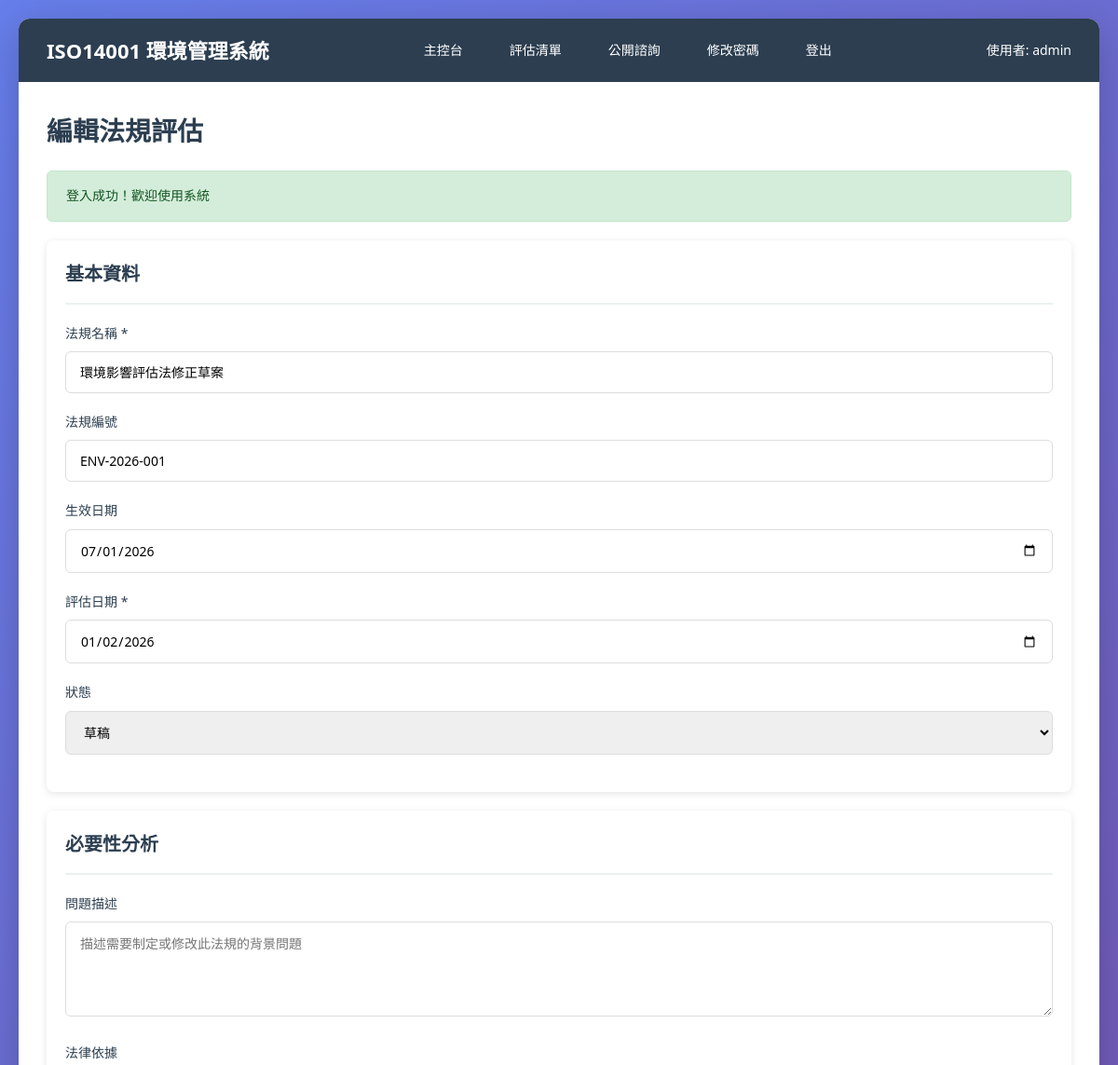
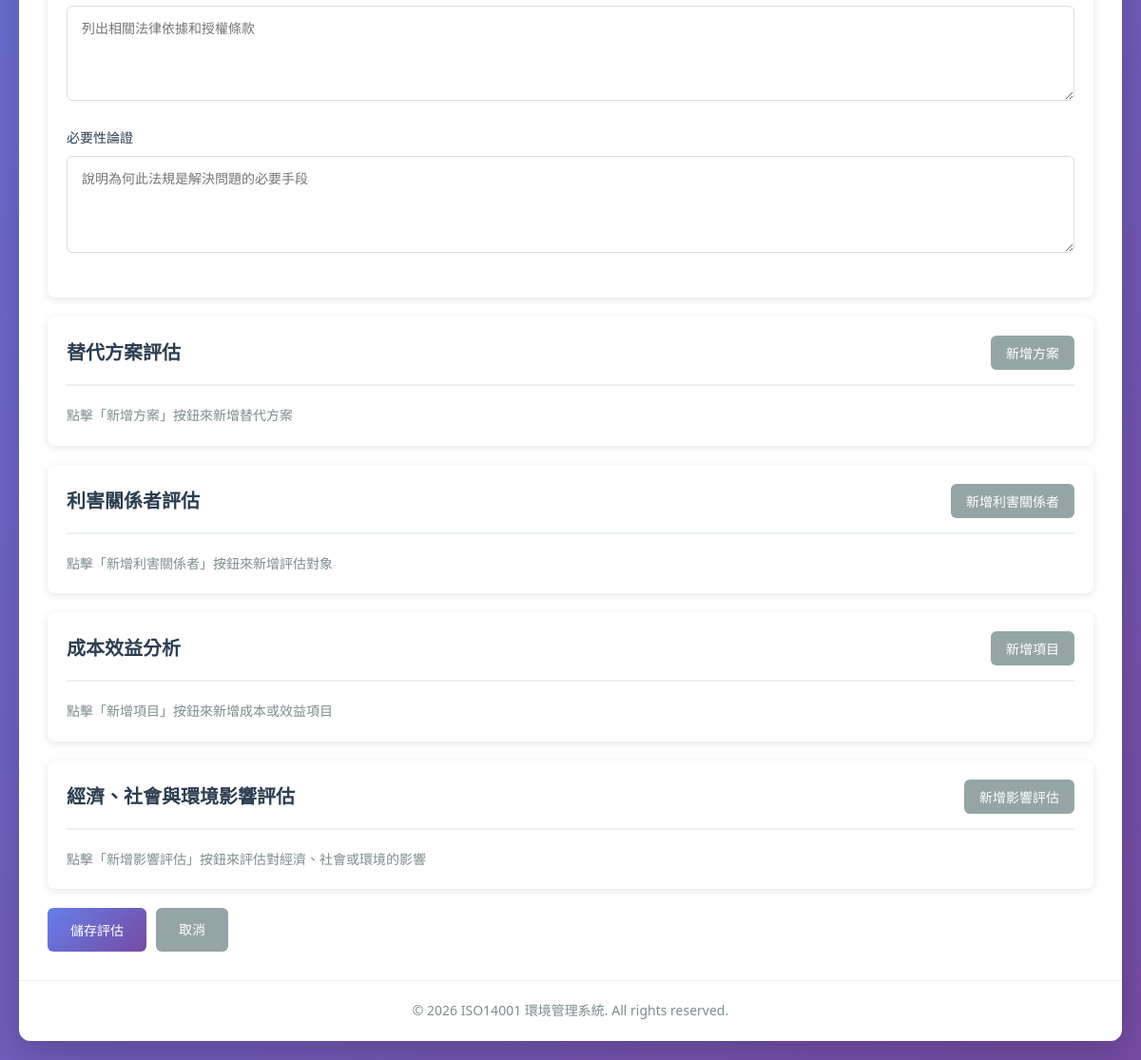
The app's page /assessment_form.php?id=1 (signed in) with its own data (2 pictures, top to bottom).
### tables this page shows
CREATE TABLE regulation_assessments (
    id INT PRIMARY KEY AUTO_INCREMENT,
    regulation_name VARCHAR(200) NOT NULL,
    regulation_number VARCHAR(100),
    effective_date DATE,
    assessment_date DATE NOT NULL,
    status ENUM('draft', 'in_review', 'completed') DEFAULT 'draft',
    created_by INT,
    created_at TIMESTAMP DEFAULT CURRENT_TIMESTAMP,
    updated_at TIMESTAMP DEFAULT CURRENT_TIMESTAMP ON UPDATE CURRENT_TIMESTAMP,
    FOREIGN KEY (created_by) REFERENCES users(id) ON DELETE SET NULL,
    INDEX idx_status (status),
    INDEX idx_created_by (created_by),
    INDEX idx_created_at (created_at)
);

### assessment_form.php (the view, shortened to what this page needs)
<?php
require_once 'config.php';
$edit_mode = false;
$assessment = null;
if (isset($_GET['id']) && is_numeric($_GET['id'])) {
    $edit_mode = true;
    $assessment_id = (int)$_GET['id'];
    $stmt = $conn->prepare("SELECT * FROM regulation_assessments WHERE id = ?");
    $stmt->bind_param("i", $assessment_id);
    $stmt->execute();
    $result = $stmt->get_result();
    $assessment = $result->fetch_assoc();
}
?>
<!DOCTYPE html>
<html lang="zh-TW">
<head>
    <link rel="stylesheet" href="style.css">
</head>
<body>
    <div class="container">
        <nav class="navbar">
            <h1><?php echo SITE_NAME; ?></h1>
            <div class="nav-links">
                <a href="index.php">主控台</a>
                <a href="assessment_list.php">評估清單</a>
                <a href="consultation.php">公開諮詢</a>
                <a href="change_password.php">修改密碼</a>
                <a href="logout.php">登出</a>
            </div>
            <div class="user-info">
                <span>使用者: <?php echo htmlspecialchars($_SESSION['username']); ?></span>
            </div>
        </nav>
        <div class="content">
            <h2><?php echo $edit_mode ? '編輯' : '新增'; ?>法規評估</h2>
            <?php echo display_messages(); ?>
            <form method="POST" action="">
                <div class="card">
                    <div class="card-header">
                        <h3>基本資料</h3>
                    </div>
                    <div class="card-body">
                        <div class="form-group">
                            <label>法規名稱 *</label>
                            <input type="text" name="regulation_name" required value="<?php echo htmlspecialchars($assessment['regulation_name'] ?? ''); ?>">
                        </div>
                        <div class="form-group">
                            <label>法規編號</label>
                            <input type="text" name="regulation_number" value="<?php echo htmlspecialchars($assessment['regulation_number'] ?? ''); ?>">
                        </div>
                        <div class="form-group">
                            <label>生效日期</label>
                            <input type="date" name="effective_date" value="<?php echo $assessment['effective_date'] ?? ''; ?>">
                        </div>
                        <div class="form-group">
                            <label>評估日期 *</label>
                            <input type="date" name="assessment_date" required value="<?php echo $assessment['assessment_date'] ?? date('Y-m-d'); ?>">
                        </div>
                        <div class="form-group">
                            <label>狀態</label>
                            <select name="status">
                                <option value="draft" <?php echo ($assessment['status'] ?? 'draft') === 'draft' ? 'selected' : ''; ?>>草稿</option>
                            </select>
                        </div>
                    </div>
                </div>
                <div class="card">
                    <div class="card-header">
                        <h3>必要性分析</h3>
                    </div>
                    <div class="card-body">
                        <div class="form-group">
                            <label>問題描述</label>
                            <textarea name="problem_description" rows="4" placeholder="描述需要制定或修改此法規的背景問題"><?php echo htmlspecialchars($_POST['problem_description'] ?? ''); ?></textarea>
                        </div>
                        <div class="form-group">
                            <label>法律依據</label>
                            <textarea name="legal_basis" rows="3" placeholder="列出相關法律依據和授權條款"><?php echo htmlspecialchars($_POST['legal_basis'] ?? ''); ?></textarea>
                        </div>
                        <div class="form-group">
                            <label>必要性論證</label>
                            <textarea name="necessity_justification" rows="4" placeholder="說明為何此法規是解決問題的必要手段"><?php echo htmlspecialchars($_POST['necessity_justification'] ?? ''); ?></textarea>
                        </div>
                    </div>
                </div>
                <div class="card">
                    <div class="card-header" style="display: flex; justify-content: space-between; align-items: center;">
                        <h3>替代方案評估</h3>
                        <button type="button" onclick="addAlternative()" class="btn btn-secondary" style="padding: 8px 16px;">新增方案</button>
                    </div>
                    <div class="card-body">
                        <p style="color: #7f8c8d; font-size: 14px;">點擊「新增方案」按鈕來新增替代方案</p>
                    </div>
                </div>
                <div class="card">
                    <div class="card-header" style="display: flex; justify-content: space-between; align-items: center;">
                        <h3>利害關係者評估</h3>
                        <button type="button" onclick="addStakeholder()" class="btn btn-secondary" style="padding: 8px 16px;">新增利害關係者</button>
                    </div>
                    <div class="card-body">
                        <p style="color: #7f8c8d; font-size: 14px;">點擊「新增利害關係者」按鈕來新增評估對象</p>
                    </div>
                </div>
                <div class="card">
                    <div class="card-header" style="display: flex; justify-content: space-between; align-items: center;">
                        <h3>成本效益分析</h3>
                        <button type="button" onclick="addCostBenefit()" class="btn btn-secondary" style="padding: 8px 16px;">新增項目</button>
                    </div>
                    <div class="card-body">
                        <p style="color: #7f8c8d; font-size: 14px;">點擊「新增項目」按鈕來新增成本或效益項目</p>
                    </div>
                </div>
                <div class="card">
                    <div class="card-header" style="display: flex; justify-content: space-between; align-items: center;">
                        <h3>經濟、社會與環境影響評估</h3>
                        <button type="button" onclick="addImpact()" class="btn btn-secondary" style="padding: 8px 16px;">新增影響評估</button>
                    </div>
                    <div class="card-body">
                        <p style="color: #7f8c8d; font-size: 14px;">點擊「新增影響評估」按鈕來評估對經濟、社會或環境的影響</p>
                    </div>
                </div>
                <div class="action-buttons">
                    <button type="submit" class="btn btn-primary">儲存評估</button>
                    <a href="assessment_list.php" class="btn btn-secondary">取消</a>
                </div>
            </form>
        </div>
        <div class="footer">
            <p>&copy; 2026 <?php echo SITE_NAME; ?>. All rights reserved.</p>
        </div>
    </div>
</body>
</html>

### style.css (style rules this page uses)
* { margin: 0; padding: 0; box-sizing: border-box; }
body { font-family: 'Microsoft JhengHei', 'Segoe UI', 'Arial', sans-serif; background: linear-gradient(135deg, #667eea 0%, #764ba2 100%); min-height: 100vh; padding: 20px; line-height: 1.6; }
.container { max-width: 1200px; margin: 0 auto; background: white; border-radius: 12px; box-shadow: 0 10px 40px rgba(0, 0, 0, 0.2); overflow: hidden; }
.navbar { background: #2c3e50; color: white; padding: 15px 30px; display: flex; justify-content: space-between; align-items: center; flex-wrap: wrap; }
.navbar h1 { font-size: 22px; font-weight: 600; margin: 0; }
.nav-links { display: flex; gap: 20px; flex-wrap: wrap; }
.nav-links a { color: white; text-decoration: none; padding: 8px 15px; border-radius: 5px; transition: background 0.3s ease; font-size: 14px; }
.user-info { display: flex; align-items: center; gap: 15px; }
.user-info span { font-size: 14px; }
.content { padding: 30px; }
.content h2 { color: #2c3e50; margin-bottom: 20px; font-size: 28px; }
.form-group { margin-bottom: 20px; }
.form-group label { display: block; margin-bottom: 8px; color: #2c3e50; font-weight: 500; font-size: 14px; }
.form-group input, .form-group select, .form-group textarea { width: 100%; padding: 12px 15px; border: 1px solid #ddd; border-radius: 6px; font-size: 14px; font-family: inherit; transition: border-color 0.3s ease; }
.form-group textarea { resize: vertical; min-height: 100px; }
.btn { display: inline-block; padding: 12px 24px; border: none; border-radius: 6px; font-size: 14px; font-weight: 500; cursor: pointer; text-decoration: none; transition: all 0.3s ease; text-align: center; font-family: inherit; }
.btn-primary { background: linear-gradient(135deg, #667eea 0%, #764ba2 100%); color: white; }
.btn-secondary { background: #95a5a6; color: white; }
.card { background: white; border-radius: 8px; padding: 20px; margin-bottom: 20px; box-shadow: 0 2px 8px rgba(0, 0, 0, 0.1); }
.card-header { border-bottom: 2px solid #ecf0f1; padding-bottom: 15px; margin-bottom: 20px; }
.card-header h3 { color: #2c3e50; font-size: 20px; margin: 0; }
.card-body { color: #34495e; }
.action-buttons { display: flex; gap: 10px; flex-wrap: wrap; margin-top: 20px; }
.footer { text-align: center; padding: 20px; color: #7f8c8d; font-size: 14px; border-top: 1px solid #ecf0f1; }

### records on screen
regulation_assessments: regulation_name "環境影響評估法修正草案", regulation_number "ENV-2026-001", effective_date "07/01/2026", assessment_date "01/02/2026", status "草稿"

### other values on screen
SITE_NAME "ISO14001 環境管理系統"
$_SESSION['username'] "admin"
$_SESSION['success_message'] "登入成功！歡迎使用系統"
